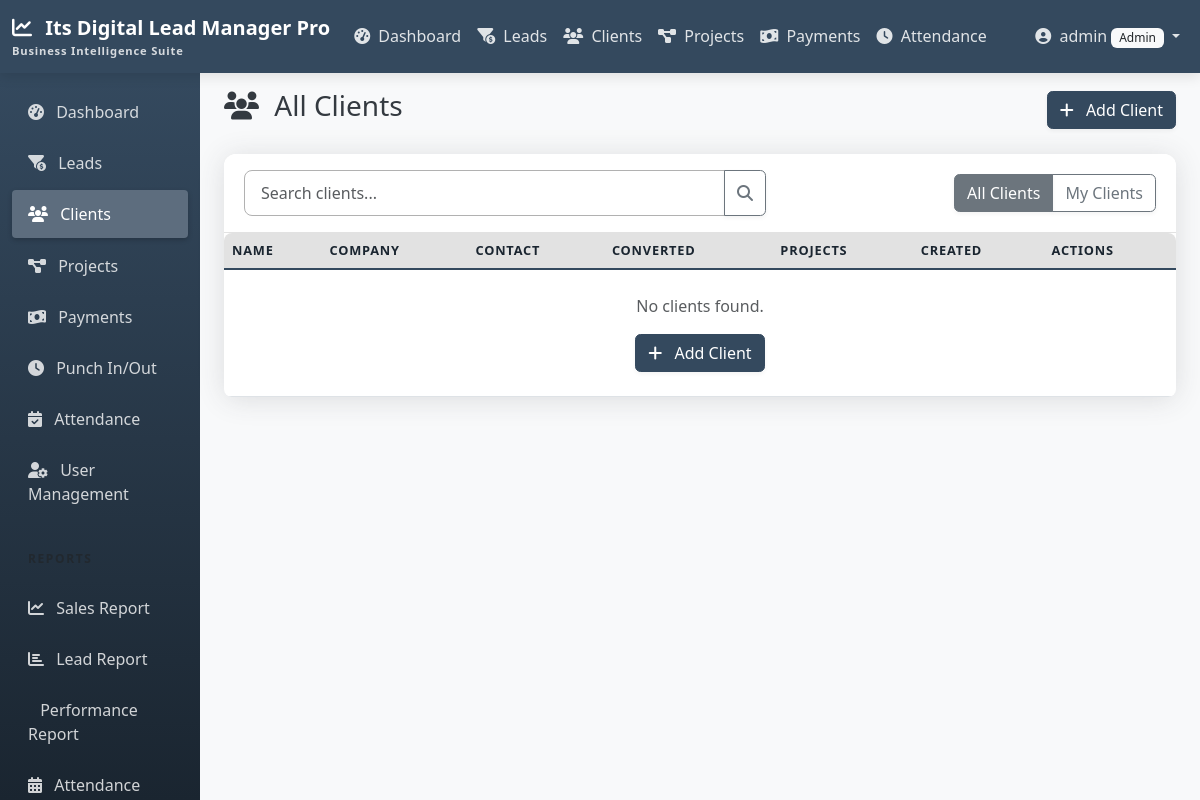
Before: /clients/ (signed in) with the older database file.
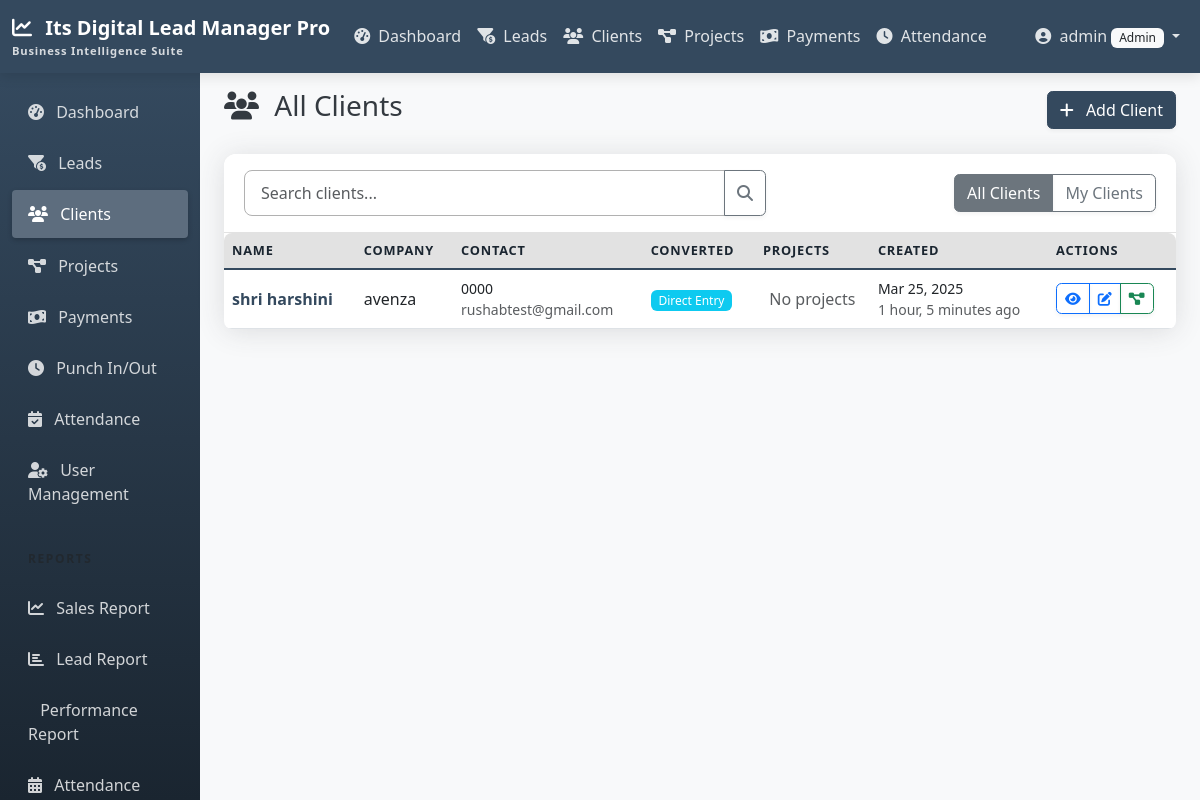
After: the same page with the newer database file.
### clients/models.py (models this page shows, shortened)
class Client(models.Model):
    name = models.CharField(max_length=255)
    company = models.CharField(max_length=255, blank=True, null=True)
    phone = models.CharField(max_length=20)
    email = models.EmailField()
    address = models.TextField(blank=True, null=True)
    notes = models.TextField(blank=True, null=True)
    lead = models.OneToOneField(
        Lead,
        on_delete=models.SET_NULL,
        null=True,
        blank=True,
        related_name='converted_client'
    )
    created_by = models.ForeignKey(
        CustomUser,
        related_name='created_clients',
        on_delete=models.SET_NULL,
        null=True,
        blank=True
    )
    created_at = models.DateTimeField(auto_now_add=True)
    updated_at = models.DateTimeField(auto_now=True)
    class Meta:
        ordering = ['-created_at']
    @property
    def converted_from_lead(self):
        return self.lead is not None

### clients/views.py (the view, shortened to what this page needs)
# urls.py: path('', views.ClientListView.as_view(), name='client_list'),
class ClientListView(LoginRequiredMixin, ListView):
    model = Client
    template_name = 'clients/client_list.html'
    context_object_name = 'clients'
    paginate_by = 10
    def get_queryset(self):
        queryset = Client.objects.all()
        if self.request.user.role == 'sales_rep':
            leads = Lead.objects.filter(assigned_to=self.request.user)
            queryset = queryset.filter(lead__in=leads)
        search_query = self.request.GET.get('search', '')
        return queryset
    def get_context_data(self, **kwargs):
        context = super().get_context_data(**kwargs)
        context['search_query'] = self.request.GET.get('search', '')
        return context

### templates/clients/client_list.html (shortened to what the changed rows need)
{% extends 'base.html' %}
{% block content %}
<div class="d-flex justify-content-between align-items-center mb-4">
    <h1 class="h3">
        <i class="fas fa-users me-2"></i>
        {% if is_my_clients %}My Clients{% else %}All Clients{% endif %}
    </h1>
</div>
<div class="card shadow">
    <div class="table-responsive">
        <table class="table table-hover align-middle mb-0">
            <thead class="table-light">
                <tr>
                    <th scope="col">Name</th>
                    <th scope="col">Company</th>
                    <th scope="col">Contact</th>
                    <th scope="col">Converted</th>
                    <th scope="col">Projects</th>
                    <th scope="col">Created</th>
                    <th scope="col">Actions</th>
                </tr>
            </thead>
            <tbody>
                {% for client in clients %}
                <tr>
                    <td>
                        <a href="{% url 'client_detail' client.id %}" class="text-primary fw-bold text-decoration-none">
                            {{ client.name }}
                        </a>
                    </td>
                    <td>{{ client.company|default:"-" }}</td>
                    <td>
                        <small class="d-block">{{ client.phone }}</small>
                        <small class="d-block text-muted">{{ client.email }}</small>
                    </td>
                    <td>
                        {% if client.converted_from_lead %}
                        <span class="badge bg-success">Lead Conversion</span>
                        {% else %}
                        <span class="badge bg-info">Direct Entry</span>
                        {% endif %}
                    </td>
                    <td class="text-center">
                        {% with project_count=client.projects.count %}
                        {% if project_count > 0 %}
                        <a href="{% url 'client_projects' client.id %}" class="badge bg-primary rounded-pill text-decoration-none">
                            {{ project_count }} project{{ project_count|pluralize }}
                        </a>
                        {% else %}
                        <span class="text-muted">No projects</span>
                        {% endif %}
                        {% endwith %}
                    </td>
                    <td>
                        <small class="d-block">{{ client.created_at|date:"M d, Y" }}</small>
                        <small class="d-block text-muted">{{ client.created_at|timesince }} ago</small>
                    </td>
                    <td>
                        <div class="btn-group btn-group-sm">
                            <a href="{% url 'client_detail' client.id %}" class="btn btn-outline-primary" title="View">
                                <i class="fas fa-eye"></i>
                            </a>
                            <a href="{% url 'client_edit' client.id %}" class="btn btn-outline-primary" title="Edit">
                                <i class="fas fa-edit"></i>
                            </a>
                            <a href="{% url 'project_add' %}?client={{ client.id }}" class="btn btn-outline-success" title="Add Project">
                                <i class="fas fa-project-diagram"></i>
                            </a>
                        </div>
                    </td>
                </tr>
                {% empty %}
                <tr>
                    <td colspan="7" class="text-center py-4">
                        <p class="text-muted mb-0">No clients found.</p>
                        <a href="{% url 'client_add' %}" class="btn btn-primary mt-3">
                            <i class="fas fa-plus me-2"></i> Add Client
                        </a>
                    </td>
                </tr>
                {% endfor %}
            </tbody>
        </table>
    </div>
</div>
{% endblock %}

Changed rows visible on the page:
added Client: name "shri harshini", company "avenza", phone "0000", email "rushabtest@gmail.com", shows "Direct Entry", created_at "Mar 25, 2025", created_at "1 hour, 5 minutes"
Other visible differences:
text no longer shown: "No clients found. Add Client"
